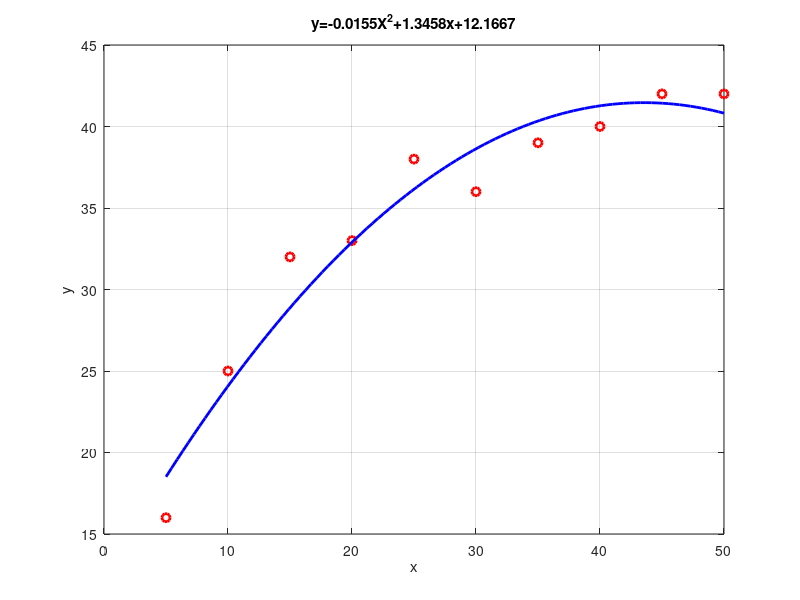

The MATLAB source for this figure:
clear all; close all; clc;
x=[5 10 15 20 25 30 35 40 45 50]; y=[16 25 32 33 38 36 39 40 42 42];
a2=polyfit(x,y,2); %2.dereceden polinom katsayıları bulunur.
disp('a2 Katsayıları:'), disp(a2)
xi=linspace (5,50,101); %x aralığı
yi2=polyval(a2,xi); %2.dereceden pol.un aldığı değerler hesaplanıyor.
plot(x,y,'ro','linewidth',2) , hold on %verilen datalar çizdiriliyor.
plot(xi,yi2,'b','linewidth',2) %uydurulan eğri çizdiriliyor.
grid on
xlabel('x'), ylabel('y'), title('y=-0.0155X^2+1.3458x+12.1667')